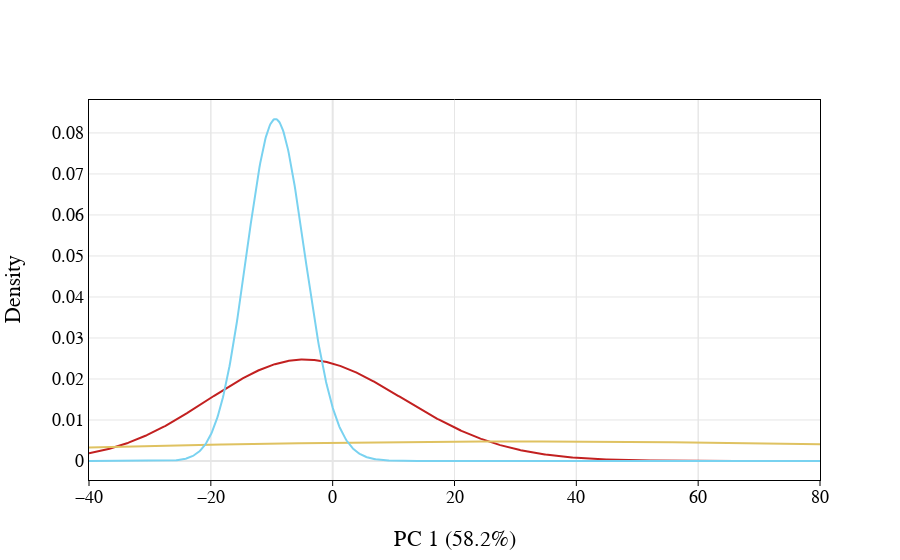

The code cell stored with this chart in its notebook:
### Code cell
color_map = {
    'Cytokine-GF': '#c22020',
    'Toxin': '#dfc261',
    'Untreated': '#79d2f0'
}

plot_pca_density(
    multiclass_embeddings_combined,
    pc_col="PC 1",
    label_col="class",
    color_map=color_map,
    ticks={
        "xaxis": {
            "vals": [-40, -20, 0, 20, 40, 60, 80],
            "dtick": 20
        }
    },
    renderer="jupyterlab"
)

### Figure 1 — Plotly figure (JSON) as saved in the notebook; plotly's stock layout.template omitted (floating-point values rounded to 4 significant figures; data arrays with more than 128 entries replaced by an {"elided": "..."} marker saying what was removed)
{"data": [{"line": {"color": "#c22020"}, "mode": "lines", "name": "Cytokine-GF", "type": "scatter", "x": {"elided": "1000 float values"}, "y": {"elided": "1000 float values"}}, {"line": {"color": "#dfc261"}, "mode": "lines", "name": "Toxin", "type": "scatter", "x": {"elided": "1000 float values"}, "y": {"elided": "1000 float values"}}, {"line": {"color": "#79d2f0"}, "mode": "lines", "name": "Untreated", "type": "scatter", "x": {"elided": "1000 float values"}, "y": {"elided": "1000 float values"}}], "layout": {"autosize": true, "font": {"color": "black", "family": "Arial, sans-serif", "size": 18}, "plot_bgcolor": "white", "showlegend": false, "xaxis": {"autorange": true, "gridcolor": "#E6E6E6", "gridwidth": 1, "linecolor": "black", "linewidth": 1, "minor": {"dtick": 20, "gridcolor": "#E6E6E6", "gridwidth": 1, "tick0": 0, "tickcolor": "black", "ticklen": 5, "tickmode": "linear"}, "mirror": true, "range": [-40, 80], "showline": true, "showticklabels": true, "tickmode": "array", "tickvals": [-40, -20, 0, 20, 40, 60, 80], "title": {"standoff": 25, "text": "PC 1 (58.2%)"}, "type": "linear", "zerolinecolor": "#E6E6E6"}, "yaxis": {"autorange": true, "gridcolor": "#E6E6E6", "gridwidth": 1, "linecolor": "black", "linewidth": 1, "mirror": true, "range": [-0.004633, 0.08803], "showline": true, "showticklabels": true, "title": {"standoff": 25, "text": "Density"}, "type": "linear", "zerolinecolor": "#E6E6E6"}}}
